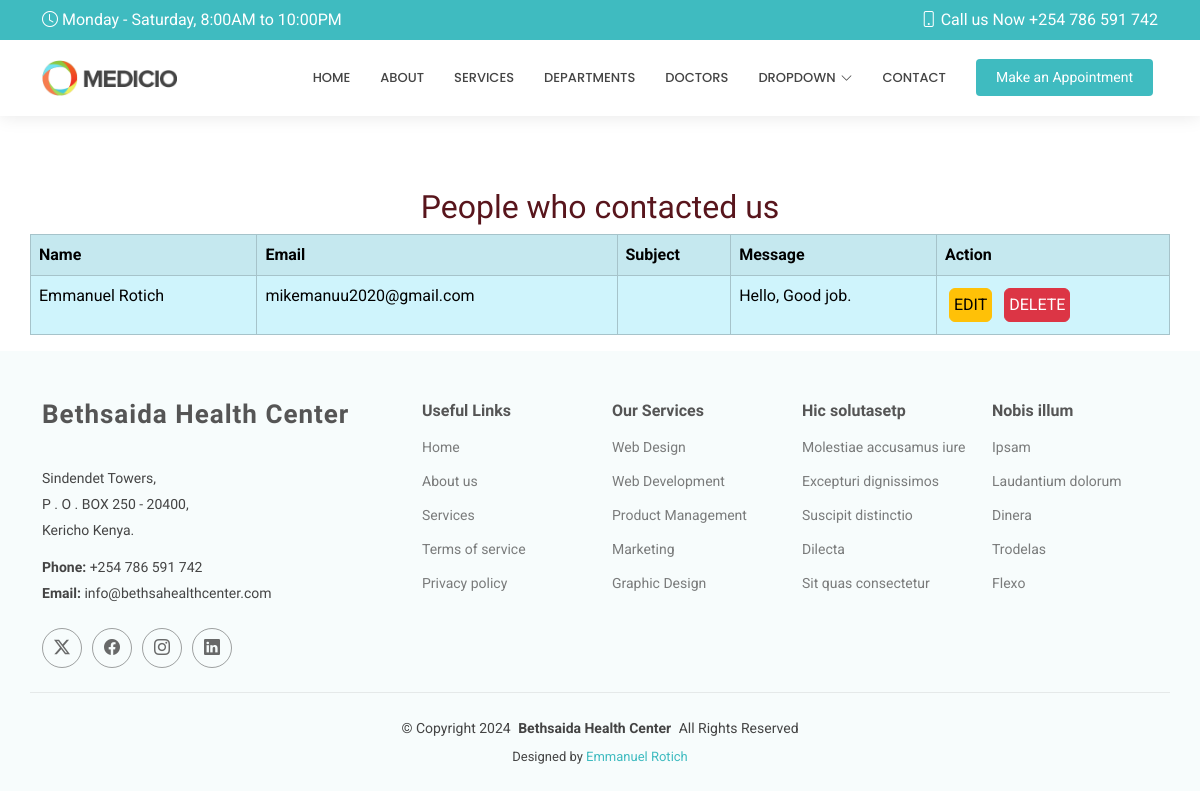
/showcontact/, run on an earlier commit of the app's database.
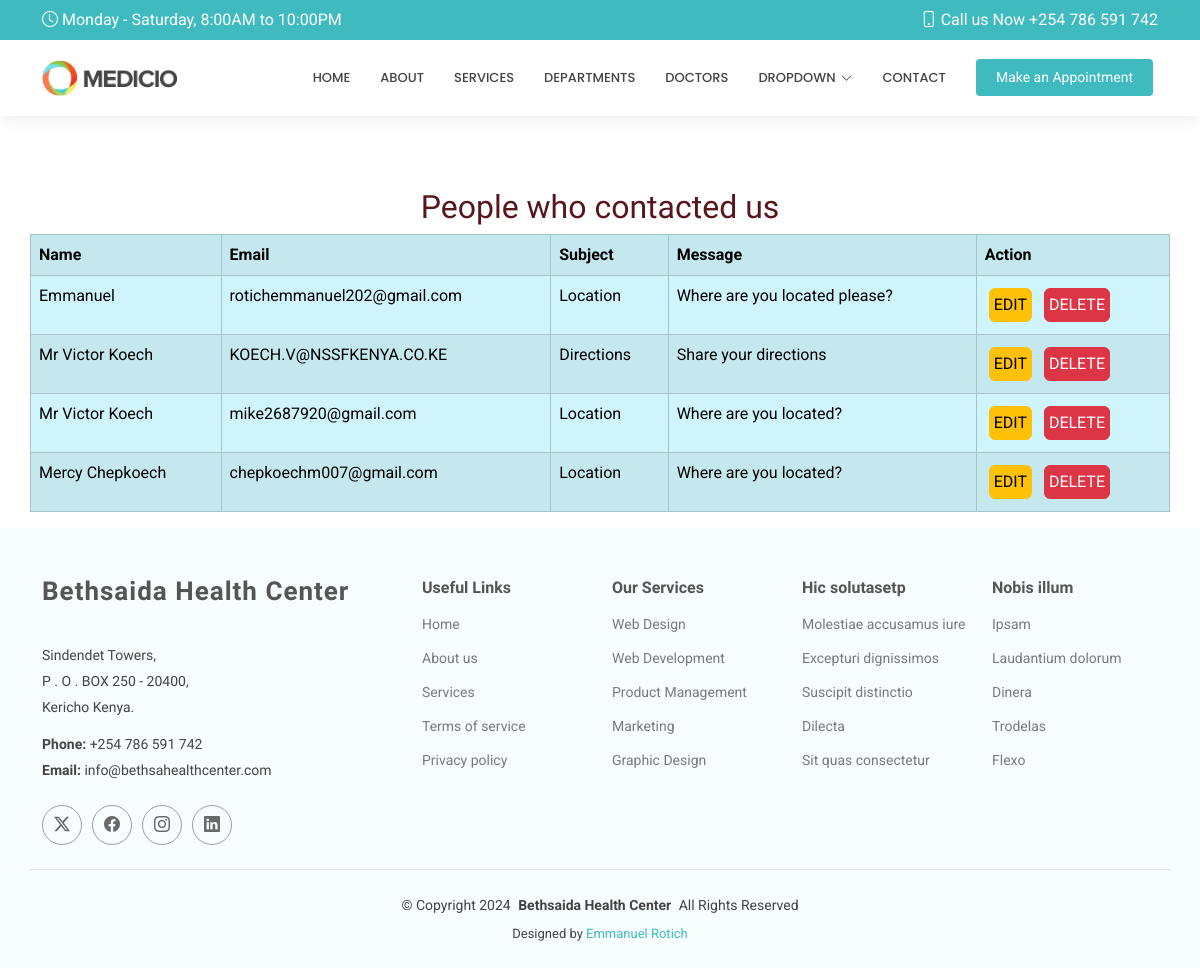
And on a later commit of the database.
### myapp/models.py (models this page shows, shortened)
class Contact(models.Model):
    name = models.CharField(max_length=20)
    email = models.EmailField()
    subject = models.CharField(max_length=20)
    message = models.TextField()

### myapp/views.py (the view)
# urls.py: path('showcontact/', views.showcontact, name='showcontact'),
def showcontact(request):
    allcontacts=Contact.objects.all()
    return render(request, 'showcontact.html', {'contact': allcontacts})

### templates/showcontact.html
{% extends 'starter-page.html' %}
{% load static %}
{% block body %}
    <br><br><br>
    <h2 class="heading text-center text-danger-emphasis ">People who contacted us</h2>
    <div class="table-responsive-sm table-responsive-md table-responsive-lg table-responsive-xl">
    <table class="table table-info table-bordered table-striped container">
    <tr>
        <th>Name</th>
        <th>Email</th>
        <th>Subject</th>
        <th>Message</th>
        <th>Action</th>
    </tr>
    {% for x in contact %}
        <tr>
            <td>{{ x.name }}</td>
            <td>{{ x.email }}</td>
            <td>{{ x.subject }}</td>
            <td>{{ x.message }}</td>
            <td>
                <a href="/editcontact/{{ x.id }}" class="btn btn-warning m-1 p-1">EDIT</a>
                <a href="/delete/{{ x.id }}" class="btn btn-danger m-1 p-1">DELETE</a>
            </td>
        </tr>
    {% endfor %}
    </table>
    </div>
{% endblock %}

What changed in the data, as far as the page shows it:
removed Contact: name "Emmanuel Rotich", email "mikemanuu2020@gmail.com", message "Hello, Good job."
added Contact: name "Emmanuel", email "rotichemmanuel202@gmail.com", subject "Location", message "Where are you located please?"
added Contact: name "Mr Victor Koech", email "KOECH.V@NSSFKENYA.CO.KE", subject "Directions", message "Share your directions"
added Contact: name "Mr Victor Koech", email "mike2687920@gmail.com", subject "Location", message "Where are you located?"
added Contact: name "Mercy Chepkoech", email "chepkoechm007@gmail.com", subject "Location", message "Where are you located?"
